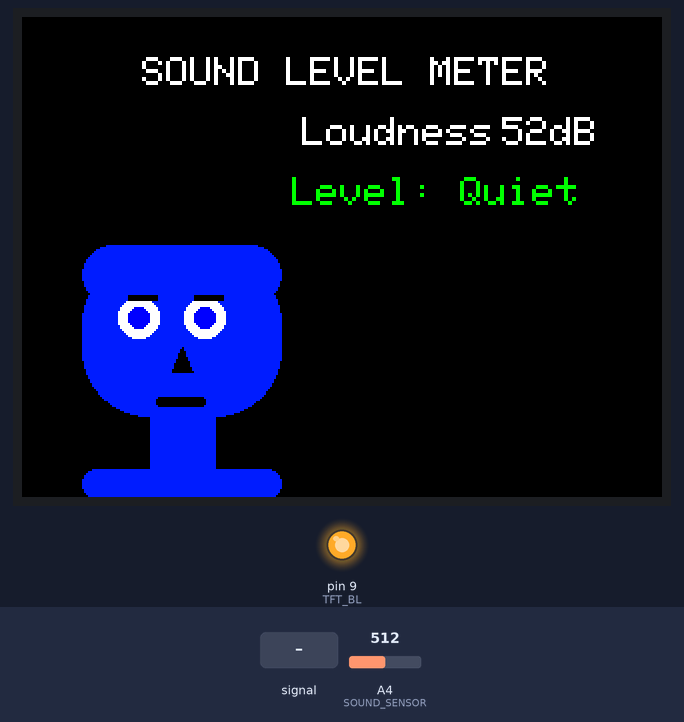
A sketch run on a simulated Arduino Mega 2560, built with avr-gcc and run on an emulated ATmega2560. Parts: 320×240 colour display, output pins drawn as LEDs (lit = HIGH). The inputs (shaded band) are chosen by the test bench; at power-on: A4 (SOUND_SENSOR) = 512.

Above: at 1.5 s.
1.6 s: A4 (SOUND_SENSOR) fed a 2 Hz sine of ±306 counts around its level
At 2.66 s:
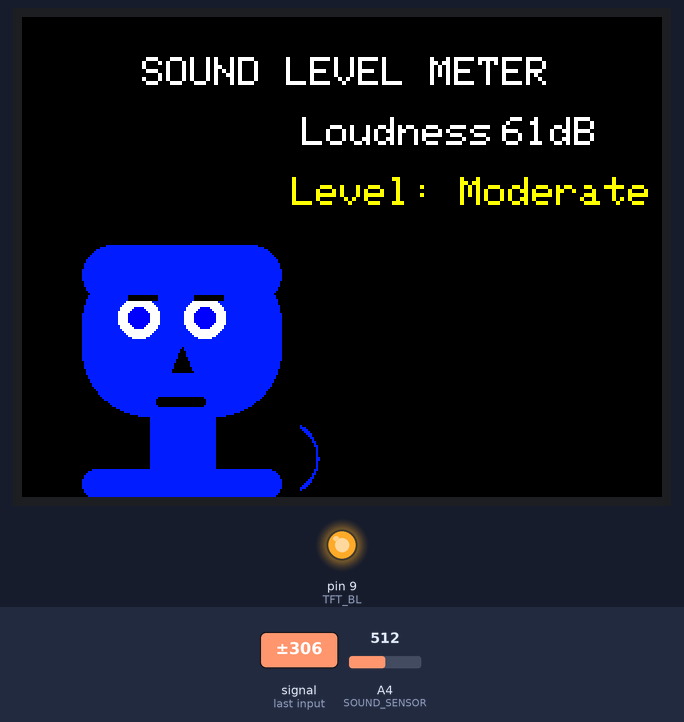
4.0 s: A4 (SOUND_SENSOR) fed a 200 Hz sine of ±255 counts around its level
At 5.0 s:
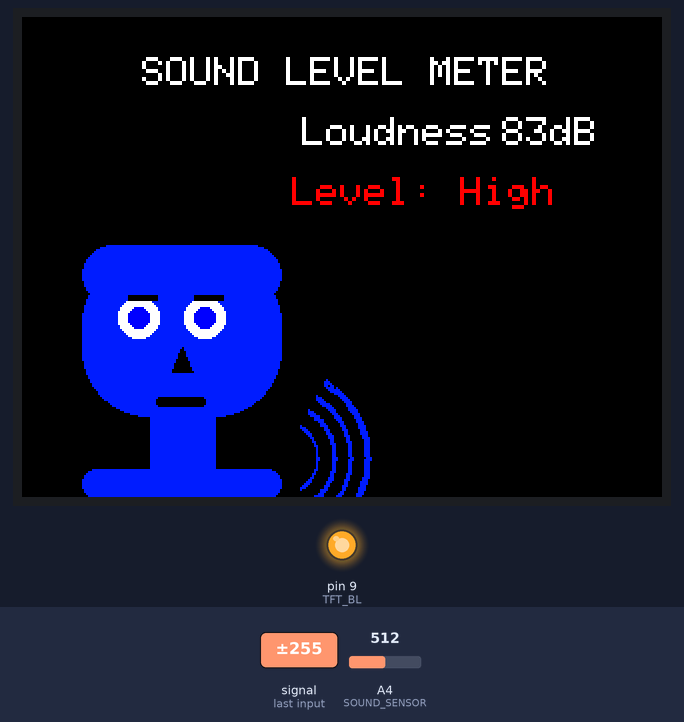
Timing chart, 0 to 7.0 s (numbered marks = the images above; inputs shaded):
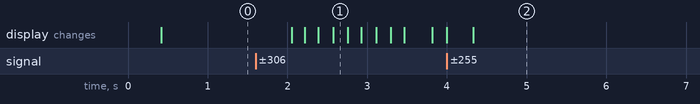

The sketch:

miketft.ino
```cpp
#include <SPI.h>
#include <Adafruit_GFX.h>
#include <Adafruit_ST7789.h>
#include <math.h>
#define TFT_CS     53
#define TFT_RST    8
#define TFT_DC     7
#define TFT_BL     9
Adafruit_ST7789 tft = Adafruit_ST7789(TFT_CS, TFT_DC, TFT_RST);
#define SOUND_SENSOR A4
#define BLACK       0x0000
#define BLUE        0x001F
#define RED         0xF800
#define GREEN       0x07E0
#define CYAN        0x07FF
#define MAGENTA     0xF81F
#define YELLOW      0xFFE0
#define WHITE       0xFFFF
#define TEAL        0x00FF
#define LIGHT_BLUE  0x07FF
#define MIN_DB 50
#define MAX_DB 90
#define SAMPLE_WINDOW 50
#define HEAD_X 80
#define HEAD_Y 180
#define HEAD_WIDTH 100
#define HEAD_HEIGHT 120
#define WAVE_MAX_WIDTH 120
#define WAVE_COUNT 5
int sample;
float peakToPeak = 0;
unsigned int signalMax = 0;
unsigned int signalMin = 1024;
int db = MIN_DB;
void setup() {
  Serial.begin(9600);
  pinMode(SOUND_SENSOR, INPUT);
  tft.init(240, 320);
  tft.setRotation(1);
  pinMode(TFT_BL, OUTPUT);
  digitalWrite(TFT_BL, 1);
  tft.fillScreen(BLACK);
  drawStaticElements();
}
void loop() {
  unsigned long startMillis = millis();
  float peakToPeak = 0;
  unsigned int signalMax = 0;
  unsigned int signalMin = 1024;
  while (millis() - startMillis < SAMPLE_WINDOW) {
    sample = analogRead(SOUND_SENSOR);
    if (sample < 1024) {
      if (sample > signalMax) signalMax = sample;
      if (sample < signalMin) signalMin = sample;
    }
  }
  peakToPeak = signalMax - signalMin;
  int16_t db = map(peakToPeak, 20, 600, 50, 90);
  db = constrain(db, 50, 90);
  if (db <= 55) {
    db = 52;
  }
  updateDisplay(db);
  delay(100);
}
void drawStaticElements() {
  tft.fillScreen(BLACK);
  tft.setTextSize(2);
  tft.setTextColor(WHITE);
  tft.setCursor(60, 20);
  tft.print("SOUND LEVEL METER");
  drawHumanHead(TEAL);
}
void drawHumanHead(uint16_t color) {
  int centerX = HEAD_X;
  int centerY = HEAD_Y;
  int headX = centerX - HEAD_WIDTH/2;
  int headY = centerY - HEAD_HEIGHT/2;
  tft.fillRect(headX - 5, headY - 5, HEAD_WIDTH + 10, HEAD_HEIGHT + 10, BLACK);
  tft.fillRoundRect(headX, headY, HEAD_WIDTH, HEAD_HEIGHT/1.5,HEAD_WIDTH/3, color);
  int hairWidth = HEAD_WIDTH;
  int hairHeight = HEAD_HEIGHT/4;
  int hairX = headX;
  int hairY = headY - HEAD_HEIGHT/20;
  tft.fillRoundRect(hairX, hairY, hairWidth, hairHeight, hairHeight/2, TEAL);
  int eyeSize = HEAD_WIDTH/10;
  int leftEyeX = headX + HEAD_WIDTH/3 - eyeSize/2;
  int eyeY = headY + HEAD_HEIGHT/4;
  tft.fillCircle(leftEyeX, eyeY, eyeSize, WHITE);
  tft.fillCircle(leftEyeX, eyeY, eyeSize/2, BLUE);
  int rightEyeX = headX + HEAD_WIDTH*2/3 - eyeSize/2;
  tft.fillCircle(rightEyeX, eyeY, eyeSize, WHITE);
  tft.fillCircle(rightEyeX, eyeY, eyeSize/2, BLUE);
  int eyebrowWidth = eyeSize * 1.5;
  int eyebrowHeight = eyeSize/3;
  int eyebrowY = eyeY - eyeSize - eyebrowHeight/2;
  tft.fillRect(leftEyeX - eyebrowWidth/3, eyebrowY, eyebrowWidth, eyebrowHeight, BLACK);
  tft.fillRect(rightEyeX - eyebrowWidth/3, eyebrowY, eyebrowWidth, eyebrowHeight, BLACK);
  int noseWidth = HEAD_WIDTH/8;
  int noseHeight = HEAD_HEIGHT/8;
  int noseX = centerX - noseWidth/2;
  int noseY = eyeY + eyeSize + noseHeight/4;
  for (int i = 0; i < noseHeight; i++) {
    int lineWidth = noseWidth * i / noseHeight;
    tft.drawFastHLine(noseX + noseWidth/2 - lineWidth/2, noseY + i, lineWidth, BLACK);
  }
  int mouthWidth = HEAD_WIDTH/2;
  int mouthHeight = HEAD_HEIGHT/12;
  int mouthX = centerX - mouthWidth/2;
  int mouthY = noseY + noseHeight + mouthHeight;
  tft.fillRoundRect(mouthX, mouthY, mouthWidth, mouthHeight, mouthHeight, color);
  tft.fillRoundRect(mouthX + mouthWidth/4, mouthY + mouthHeight/4,mouthWidth/2, mouthHeight/2, mouthHeight/2, BLACK);
  int neckWidth = HEAD_WIDTH/3;
  int neckHeight = HEAD_HEIGHT/4;
  int neckX = centerX - neckWidth/2;
  int neckY = headY + HEAD_HEIGHT/1.5 - 2;
  tft.fillRect(neckX, neckY, neckWidth, neckHeight, color);
  int shoulderWidth = HEAD_WIDTH;
  int shoulderHeight = HEAD_HEIGHT/8;
  int shoulderX = centerX - shoulderWidth/2;
  int shoulderY = neckY + neckHeight - 2;
  tft.fillRoundRect(shoulderX, shoulderY, shoulderWidth, shoulderHeight,shoulderHeight/2, color);
}
int previousDB = 0;
String previousLevel = "";
void updateDisplay(int currentDB) {
  static bool firstRun = true;
  if (firstRun) {
    tft.setTextSize(2);
    tft.setTextColor(WHITE);
    tft.setCursor(140, 50);
    tft.print("Loudness: ");
    firstRun = false;
  }
  if (previousDB != currentDB) {
    tft.fillRect(240, 50, 100, 20, BLACK);
    tft.setTextSize(2);
    tft.setTextColor(WHITE);
    tft.setCursor(240, 50);
    tft.print(currentDB);
    tft.print("dB");
    previousDB = currentDB;
  }
  String currentLevel;
  uint16_t levelColor;
  if (currentDB <= 55) {
    currentLevel = "Level: Quiet";
    levelColor = GREEN;
  }
  else if (currentDB > 55 && currentDB < 80) {
    currentLevel = "Level: Moderate";
    levelColor = YELLOW;
  }
  else if (currentDB >= 80) {
    currentLevel = "Level: High";
    levelColor = RED;
  }
  if (previousLevel != currentLevel) {
    tft.fillRect(135, 80, 200, 30, BLACK);
    tft.setTextSize(2);
    tft.setTextColor(levelColor);
    tft.setCursor(135, 80);
    tft.print(currentLevel);
    previousLevel = currentLevel;
  }
  drawSoundWaves(currentDB);
}
void drawSoundWaves(int currentDB) {
  int numElements = map(currentDB, 50, 90, 0, WAVE_COUNT);
  numElements = constrain(numElements, 0, WAVE_COUNT);
  if (currentDB <= 55) {
    numElements = 0;
  }
  int waveOriginX = HEAD_X + HEAD_WIDTH/2;
  int waveOriginY = HEAD_Y + HEAD_HEIGHT/3;
  tft.fillRect(waveOriginX, waveOriginY - HEAD_HEIGHT/2,WAVE_MAX_WIDTH, HEAD_HEIGHT, BLACK);
  for (int i = 1; i <= numElements; i++) {
    int radius = 10 + (i * 8);
    uint16_t waveColor;
    int thickness;
    if (i % 4 == 0) {
      waveColor = TEAL;
      thickness = 3;
    } else if (i % 3 == 0) {
      waveColor = TEAL;
      thickness = 2;
    } else if (i % 2 == 0) {
      waveColor = TEAL;
      thickness = 2;
    } else {
      waveColor = TEAL;
      thickness = 1;
    }
    for (int t = 0; t < thickness; t++) {
      for (int angle = -60; angle <= 60; angle += 2) {
        float radians = angle * PI / 180.0;
        int x = waveOriginX + cos(radians) * (radius + t);
        int y = waveOriginY + sin(radians) * (radius + t);
        tft.drawPixel(x, y, waveColor);
        tft.drawPixel(x, y+1, waveColor);
      }
    }
  }
}
```

Measured:
- after the input at 1.6 s, the display: changes after 0.45 s (image 1)
